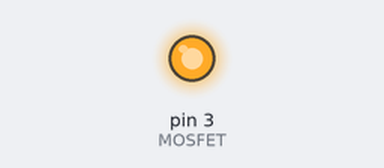
The sketch below on a simulated Arduino Uno, built with avr-gcc and run on an emulated ATmega328P. On the bench: output pins drawn as LEDs (lit = HIGH).

Above: at 0.5 s.
At 5.0 s:
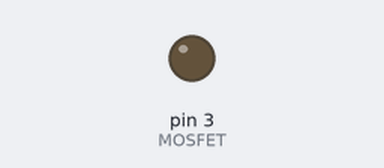
Timing chart, 0 to 6.9 s (numbered marks = the images above):
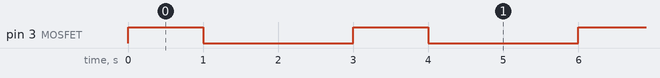

Measured:
- by itself, pin 3 (MOSFET): alternates HIGH for 1.0 s and LOW for 2.0 s

The sketch:

MOSFET_IRF520N_con_foco_de_auto.ino
```cpp
#define MOSFET 3    //ASe define la variable del MOSFET
void setup(){
  pinMode(MOSFET, OUTPUT);    //Se declara el MOSFET como salida
}
void loop(){
  digitalWrite(MOSFET,HIGH);    //Se enciende durante 1 segundo
  delay(1000);
  digitalWrite(MOSFET, LOW);    //Se apaga durante 2 segundoss
  delay(2000);
}
```
